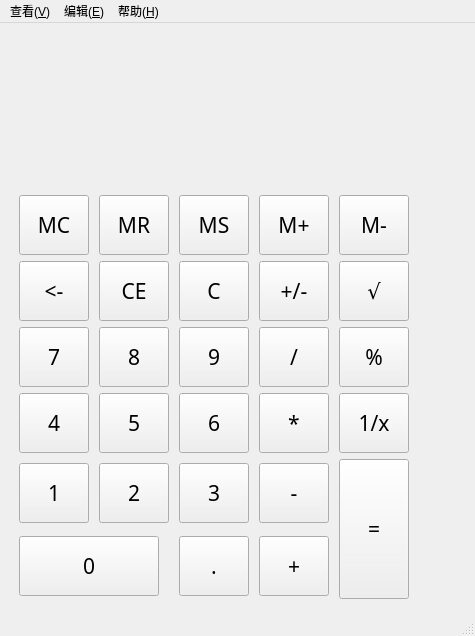
<?xml version="1.0" encoding="UTF-8"?>
<ui version="4.0">
 <class>Calucator</class>
 <widget class="QMainWindow" name="Calucator">
  <property name="geometry">
   <rect>
    <x>0</x>
    <y>0</y>
    <width>475</width>
    <height>636</height>
   </rect>
  </property>
  <property name="windowTitle">
   <string>Calucator</string>
  </property>
  <widget class="QWidget" name="centralwidget">
   <widget class="QWidget" name="verticalLayoutWidget">
    <property name="geometry">
     <rect>
      <x>0</x>
      <y>0</y>
      <width>429</width>
      <height>591</height>
     </rect>
    </property>
    <layout class="QVBoxLayout" name="verticalLayout">
     <property name="leftMargin">
      <number>5</number>
     </property>
     <property name="topMargin">
      <number>5</number>
     </property>
     <property name="rightMargin">
      <number>5</number>
     </property>
     <property name="bottomMargin">
      <number>5</number>
     </property>
     <item>
      <widget class="QLabel" name="label">
       <property name="text">
        <string/>
       </property>
      </widget>
     </item>
     <item>
      <layout class="QGridLayout" name="gridLayout_2">
       <property name="leftMargin">
        <number>10</number>
       </property>
       <property name="topMargin">
        <number>10</number>
       </property>
       <property name="rightMargin">
        <number>10</number>
       </property>
       <property name="bottomMargin">
        <number>10</number>
       </property>
       <item row="4" column="4" rowspan="2">
        <widget class="QPushButton" name="pushButton_equal">
         <property name="minimumSize">
          <size>
           <width>0</width>
           <height>140</height>
          </size>
         </property>
         <property name="maximumSize">
          <size>
           <width>70</width>
           <height>16777215</height>
          </size>
         </property>
         <property name="font">
          <font>
           <family>Bahnschrift Light SemiCondensed</family>
           <pointsize>16</pointsize>
           <weight>50</weight>
           <bold>false</bold>
          </font>
         </property>
         <property name="text">
          <string>=</string>
         </property>
        </widget>
       </item>
       <item row="0" column="3">
        <widget class="QPushButton" name="pushButton_4">
         <property name="minimumSize">
          <size>
           <width>0</width>
           <height>60</height>
          </size>
         </property>
         <property name="maximumSize">
          <size>
           <width>70</width>
           <height>16777215</height>
          </size>
         </property>
         <property name="font">
          <font>
           <family>Bahnschrift Light SemiCondensed</family>
           <pointsize>16</pointsize>
           <weight>50</weight>
           <bold>false</bold>
          </font>
         </property>
         <property name="text">
          <string>M+</string>
         </property>
        </widget>
       </item>
       <item row="0" column="2">
        <widget class="QPushButton" name="pushButton_3">
         <property name="minimumSize">
          <size>
           <width>0</width>
           <height>60</height>
          </size>
         </property>
         <property name="maximumSize">
          <size>
           <width>70</width>
           <height>16777215</height>
          </size>
         </property>
         <property name="font">
          <font>
           <family>Bahnschrift Light SemiCondensed</family>
           <pointsize>16</pointsize>
           <weight>50</weight>
           <bold>false</bold>
          </font>
         </property>
         <property name="text">
          <string>MS</string>
         </property>
        </widget>
       </item>
       <item row="1" column="4">
        <widget class="QPushButton" name="pushButton_22">
         <property name="minimumSize">
          <size>
           <width>0</width>
           <height>60</height>
          </size>
         </property>
         <property name="maximumSize">
          <size>
           <width>70</width>
           <height>16777215</height>
          </size>
         </property>
         <property name="font">
          <font>
           <family>Bahnschrift Light SemiCondensed</family>
           <pointsize>16</pointsize>
           <weight>50</weight>
           <bold>false</bold>
          </font>
         </property>
         <property name="text">
          <string>√</string>
         </property>
        </widget>
       </item>
       <item row="5" column="2">
        <widget class="QPushButton" name="button_point">
         <property name="minimumSize">
          <size>
           <width>0</width>
           <height>60</height>
          </size>
         </property>
         <property name="maximumSize">
          <size>
           <width>70</width>
           <height>16777215</height>
          </size>
         </property>
         <property name="font">
          <font>
           <family>Bahnschrift Light SemiCondensed</family>
           <pointsize>16</pointsize>
           <weight>50</weight>
           <bold>false</bold>
          </font>
         </property>
         <property name="text">
          <string>.</string>
         </property>
        </widget>
       </item>
       <item row="4" column="1">
        <widget class="QPushButton" name="button_2">
         <property name="minimumSize">
          <size>
           <width>0</width>
           <height>60</height>
          </size>
         </property>
         <property name="maximumSize">
          <size>
           <width>70</width>
           <height>16777215</height>
          </size>
         </property>
         <property name="font">
          <font>
           <family>Bahnschrift Light SemiCondensed</family>
           <pointsize>16</pointsize>
           <weight>50</weight>
           <bold>false</bold>
          </font>
         </property>
         <property name="text">
          <string>2</string>
         </property>
        </widget>
       </item>
       <item row="2" column="0">
        <widget class="QPushButton" name="button_7">
         <property name="minimumSize">
          <size>
           <width>0</width>
           <height>60</height>
          </size>
         </property>
         <property name="maximumSize">
          <size>
           <width>70</width>
           <height>16777215</height>
          </size>
         </property>
         <property name="font">
          <font>
           <family>Bahnschrift Light SemiCondensed</family>
           <pointsize>16</pointsize>
           <weight>50</weight>
           <bold>false</bold>
          </font>
         </property>
         <property name="text">
          <string>7</string>
         </property>
        </widget>
       </item>
       <item row="0" column="0">
        <widget class="QPushButton" name="pushButton_6">
         <property name="minimumSize">
          <size>
           <width>0</width>
           <height>60</height>
          </size>
         </property>
         <property name="maximumSize">
          <size>
           <width>70</width>
           <height>16777215</height>
          </size>
         </property>
         <property name="font">
          <font>
           <family>Bahnschrift Light SemiCondensed</family>
           <pointsize>16</pointsize>
           <weight>50</weight>
           <bold>false</bold>
          </font>
         </property>
         <property name="text">
          <string>MC</string>
         </property>
        </widget>
       </item>
       <item row="2" column="1">
        <widget class="QPushButton" name="button_8">
         <property name="minimumSize">
          <size>
           <width>0</width>
           <height>60</height>
          </size>
         </property>
         <property name="maximumSize">
          <size>
           <width>70</width>
           <height>16777215</height>
          </size>
         </property>
         <property name="font">
          <font>
           <family>Bahnschrift Light SemiCondensed</family>
           <pointsize>16</pointsize>
           <weight>50</weight>
           <bold>false</bold>
          </font>
         </property>
         <property name="text">
          <string>8</string>
         </property>
        </widget>
       </item>
       <item row="3" column="4">
        <widget class="QPushButton" name="pushButton_24">
         <property name="minimumSize">
          <size>
           <width>0</width>
           <height>60</height>
          </size>
         </property>
         <property name="maximumSize">
          <size>
           <width>70</width>
           <height>16777215</height>
          </size>
         </property>
         <property name="font">
          <font>
           <family>Bahnschrift Light SemiCondensed</family>
           <pointsize>16</pointsize>
           <weight>50</weight>
           <bold>false</bold>
          </font>
         </property>
         <property name="text">
          <string>1/x</string>
         </property>
        </widget>
       </item>
       <item row="2" column="3">
        <widget class="QPushButton" name="button_div">
         <property name="minimumSize">
          <size>
           <width>0</width>
           <height>60</height>
          </size>
         </property>
         <property name="maximumSize">
          <size>
           <width>70</width>
           <height>16777215</height>
          </size>
         </property>
         <property name="font">
          <font>
           <family>Bahnschrift Light SemiCondensed</family>
           <pointsize>16</pointsize>
           <weight>50</weight>
           <bold>false</bold>
          </font>
         </property>
         <property name="text">
          <string>/</string>
         </property>
        </widget>
       </item>
       <item row="5" column="3">
        <widget class="QPushButton" name="button_add">
         <property name="minimumSize">
          <size>
           <width>0</width>
           <height>60</height>
          </size>
         </property>
         <property name="maximumSize">
          <size>
           <width>70</width>
           <height>16777215</height>
          </size>
         </property>
         <property name="font">
          <font>
           <family>Bahnschrift Light SemiCondensed</family>
           <pointsize>16</pointsize>
           <weight>50</weight>
           <bold>false</bold>
          </font>
         </property>
         <property name="text">
          <string>+</string>
         </property>
        </widget>
       </item>
       <item row="4" column="2">
        <widget class="QPushButton" name="button_3">
         <property name="minimumSize">
          <size>
           <width>0</width>
           <height>60</height>
          </size>
         </property>
         <property name="maximumSize">
          <size>
           <width>70</width>
           <height>16777215</height>
          </size>
         </property>
         <property name="font">
          <font>
           <family>Bahnschrift Light SemiCondensed</family>
           <pointsize>16</pointsize>
           <weight>50</weight>
           <bold>false</bold>
          </font>
         </property>
         <property name="text">
          <string>3</string>
         </property>
        </widget>
       </item>
       <item row="1" column="1">
        <widget class="QPushButton" name="pushButton_2">
         <property name="minimumSize">
          <size>
           <width>0</width>
           <height>60</height>
          </size>
         </property>
         <property name="maximumSize">
          <size>
           <width>70</width>
           <height>16777215</height>
          </size>
         </property>
         <property name="font">
          <font>
           <family>Bahnschrift Light SemiCondensed</family>
           <pointsize>16</pointsize>
           <weight>50</weight>
           <bold>false</bold>
          </font>
         </property>
         <property name="text">
          <string>CE</string>
         </property>
        </widget>
       </item>
       <item row="3" column="1">
        <widget class="QPushButton" name="button_5">
         <property name="minimumSize">
          <size>
           <width>0</width>
           <height>60</height>
          </size>
         </property>
         <property name="maximumSize">
          <size>
           <width>70</width>
           <height>16777215</height>
          </size>
         </property>
         <property name="font">
          <font>
           <family>Bahnschrift Light SemiCondensed</family>
           <pointsize>16</pointsize>
           <weight>50</weight>
           <bold>false</bold>
          </font>
         </property>
         <property name="text">
          <string>5</string>
         </property>
        </widget>
       </item>
       <item row="0" column="1">
        <widget class="QPushButton" name="pushButton">
         <property name="minimumSize">
          <size>
           <width>0</width>
           <height>60</height>
          </size>
         </property>
         <property name="maximumSize">
          <size>
           <width>70</width>
           <height>80</height>
          </size>
         </property>
         <property name="font">
          <font>
           <family>Bahnschrift Light SemiCondensed</family>
           <pointsize>16</pointsize>
           <weight>50</weight>
           <bold>false</bold>
          </font>
         </property>
         <property name="text">
          <string>MR</string>
         </property>
        </widget>
       </item>
       <item row="5" column="0" colspan="2">
        <widget class="QPushButton" name="button_0">
         <property name="minimumSize">
          <size>
           <width>0</width>
           <height>60</height>
          </size>
         </property>
         <property name="maximumSize">
          <size>
           <width>140</width>
           <height>16777215</height>
          </size>
         </property>
         <property name="font">
          <font>
           <family>Bahnschrift Light SemiCondensed</family>
           <pointsize>16</pointsize>
           <weight>50</weight>
           <bold>false</bold>
          </font>
         </property>
         <property name="text">
          <string>0</string>
         </property>
        </widget>
       </item>
       <item row="1" column="2">
        <widget class="QPushButton" name="pushButton_12">
         <property name="minimumSize">
          <size>
           <width>0</width>
           <height>60</height>
          </size>
         </property>
         <property name="maximumSize">
          <size>
           <width>70</width>
           <height>16777215</height>
          </size>
         </property>
         <property name="font">
          <font>
           <family>Bahnschrift Light SemiCondensed</family>
           <pointsize>16</pointsize>
           <weight>50</weight>
           <bold>false</bold>
          </font>
         </property>
         <property name="text">
          <string>C</string>
         </property>
        </widget>
       </item>
       <item row="4" column="0">
        <widget class="QPushButton" name="button_1">
         <property name="minimumSize">
          <size>
           <width>0</width>
           <height>60</height>
          </size>
         </property>
         <property name="maximumSize">
          <size>
           <width>70</width>
           <height>16777215</height>
          </size>
         </property>
         <property name="font">
          <font>
           <family>Bahnschrift Light SemiCondensed</family>
           <pointsize>16</pointsize>
           <weight>50</weight>
           <bold>false</bold>
          </font>
         </property>
         <property name="text">
          <string>1</string>
         </property>
        </widget>
       </item>
       <item row="1" column="0">
        <widget class="QPushButton" name="pushButton_7">
         <property name="minimumSize">
          <size>
           <width>0</width>
           <height>60</height>
          </size>
         </property>
         <property name="maximumSize">
          <size>
           <width>70</width>
           <height>16777215</height>
          </size>
         </property>
         <property name="font">
          <font>
           <family>Bahnschrift Light SemiCondensed</family>
           <pointsize>16</pointsize>
           <weight>50</weight>
           <bold>false</bold>
          </font>
         </property>
         <property name="text">
          <string>&lt;-</string>
         </property>
        </widget>
       </item>
       <item row="4" column="3">
        <widget class="QPushButton" name="button_sub">
         <property name="minimumSize">
          <size>
           <width>0</width>
           <height>60</height>
          </size>
         </property>
         <property name="maximumSize">
          <size>
           <width>70</width>
           <height>16777215</height>
          </size>
         </property>
         <property name="font">
          <font>
           <family>Bahnschrift Light SemiCondensed</family>
           <pointsize>16</pointsize>
           <weight>50</weight>
           <bold>false</bold>
          </font>
         </property>
         <property name="text">
          <string>-</string>
         </property>
        </widget>
       </item>
       <item row="2" column="4">
        <widget class="QPushButton" name="pushButton_23">
         <property name="minimumSize">
          <size>
           <width>0</width>
           <height>60</height>
          </size>
         </property>
         <property name="maximumSize">
          <size>
           <width>70</width>
           <height>16777215</height>
          </size>
         </property>
         <property name="font">
          <font>
           <family>Bahnschrift Light SemiCondensed</family>
           <pointsize>16</pointsize>
           <weight>50</weight>
           <bold>false</bold>
          </font>
         </property>
         <property name="text">
          <string>%</string>
         </property>
        </widget>
       </item>
       <item row="2" column="2">
        <widget class="QPushButton" name="button_9">
         <property name="minimumSize">
          <size>
           <width>0</width>
           <height>60</height>
          </size>
         </property>
         <property name="maximumSize">
          <size>
           <width>70</width>
           <height>16777215</height>
          </size>
         </property>
         <property name="font">
          <font>
           <family>Bahnschrift Light SemiCondensed</family>
           <pointsize>16</pointsize>
           <weight>50</weight>
           <bold>false</bold>
          </font>
         </property>
         <property name="text">
          <string>9</string>
         </property>
        </widget>
       </item>
       <item row="0" column="4">
        <widget class="QPushButton" name="pushButton_5">
         <property name="minimumSize">
          <size>
           <width>0</width>
           <height>60</height>
          </size>
         </property>
         <property name="maximumSize">
          <size>
           <width>70</width>
           <height>16777215</height>
          </size>
         </property>
         <property name="font">
          <font>
           <family>Bahnschrift Light SemiCondensed</family>
           <pointsize>16</pointsize>
           <weight>50</weight>
           <bold>false</bold>
          </font>
         </property>
         <property name="text">
          <string>M-</string>
         </property>
        </widget>
       </item>
       <item row="3" column="3">
        <widget class="QPushButton" name="button_mut">
         <property name="minimumSize">
          <size>
           <width>0</width>
           <height>60</height>
          </size>
         </property>
         <property name="maximumSize">
          <size>
           <width>70</width>
           <height>16777215</height>
          </size>
         </property>
         <property name="font">
          <font>
           <family>Bahnschrift Light SemiCondensed</family>
           <pointsize>16</pointsize>
           <weight>50</weight>
           <bold>false</bold>
          </font>
         </property>
         <property name="text">
          <string>*</string>
         </property>
        </widget>
       </item>
       <item row="3" column="0">
        <widget class="QPushButton" name="button_4">
         <property name="minimumSize">
          <size>
           <width>0</width>
           <height>60</height>
          </size>
         </property>
         <property name="maximumSize">
          <size>
           <width>70</width>
           <height>16777215</height>
          </size>
         </property>
         <property name="font">
          <font>
           <family>Bahnschrift Light SemiCondensed</family>
           <pointsize>16</pointsize>
           <weight>50</weight>
           <bold>false</bold>
          </font>
         </property>
         <property name="text">
          <string>4</string>
         </property>
        </widget>
       </item>
       <item row="3" column="2">
        <widget class="QPushButton" name="button_6">
         <property name="minimumSize">
          <size>
           <width>0</width>
           <height>60</height>
          </size>
         </property>
         <property name="maximumSize">
          <size>
           <width>70</width>
           <height>16777215</height>
          </size>
         </property>
         <property name="font">
          <font>
           <family>Bahnschrift Light SemiCondensed</family>
           <pointsize>16</pointsize>
           <weight>50</weight>
           <bold>false</bold>
          </font>
         </property>
         <property name="text">
          <string>6</string>
         </property>
        </widget>
       </item>
       <item row="1" column="3">
        <widget class="QPushButton" name="pushButton_18">
         <property name="minimumSize">
          <size>
           <width>0</width>
           <height>60</height>
          </size>
         </property>
         <property name="maximumSize">
          <size>
           <width>70</width>
           <height>16777215</height>
          </size>
         </property>
         <property name="font">
          <font>
           <family>Bahnschrift Light SemiCondensed</family>
           <pointsize>16</pointsize>
           <weight>50</weight>
           <bold>false</bold>
          </font>
         </property>
         <property name="text">
          <string>+/-</string>
         </property>
        </widget>
       </item>
      </layout>
     </item>
    </layout>
   </widget>
  </widget>
  <widget class="QMenuBar" name="menubar">
   <property name="geometry">
    <rect>
     <x>0</x>
     <y>0</y>
     <width>475</width>
     <height>23</height>
    </rect>
   </property>
   <widget class="QMenu" name="menu_V">
    <property name="title">
     <string>查看(&amp;V)</string>
    </property>
   </widget>
   <widget class="QMenu" name="menu_E">
    <property name="title">
     <string>编辑(&amp;E)</string>
    </property>
   </widget>
   <widget class="QMenu" name="menu_H">
    <property name="title">
     <string>帮助(&amp;H)</string>
    </property>
   </widget>
   <addaction name="menu_V"/>
   <addaction name="menu_E"/>
   <addaction name="menu_H"/>
  </widget>
  <widget class="QStatusBar" name="statusbar"/>
 </widget>
 <resources/>
 <connections/>
</ui>
